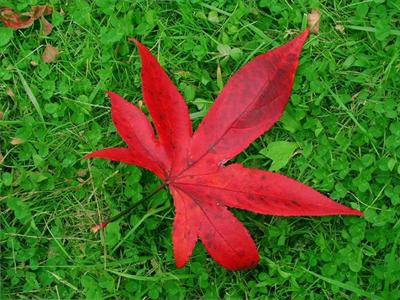
#> input picture leaf.jpg, 400 x 300 px
$ jupyter execute DIP_Abstraction_and_distribution.ipynb
#> lines starting #> are read from the running program, lines starting #| are printed output that depends on the picture; after the words box and inside, x2 and y2 are one past the last pixel; in counts of white or black regions, pixels touching at a corner belong together
[cell 1]
# -*- coding: utf-8 -*-

import numpy as np
from skimage import img_as_float
from skimage.color import rgb2lab
from skimage.segmentation import slic
from scipy.spatial.distance import cdist
import matplotlib.pyplot as plt
import cv2
from skimage.segmentation import mark_boundaries
import os
#-----------------------------------------------------------------------
uniq_sigma = uniqueness_sigma=0.25
dist_sigma = distribution_sigma=20.0
k=6.0
alpha=0.033
beta=0.033
nsegments=300
#-----------------------------custom functions--------------------------
def __gaussian_weight(array, sigma):
        weight = np.exp(-cdist(array, array) ** 2 / (2 * sigma ** 2))
        weight /= weight.sum(axis=1)[:, None]
        return weight

def __gaussian_weight2(array1, array2, alpha, beta):
        weight = np.exp(-0.5*(alpha*cdist(array1, array1)**2 +beta*cdist(array2,array2)**2))
        weight /= weight.sum(axis=1)[:, None]
        return weight
#-------------------------------input image----------------------------------------
"""input:- image in RGB uint8
output:- saliency map in uint8"""
cwd = os.getcwd()
imagepath=os.path.join(cwd,'leaf.jpg')
image=cv2.imread(imagepath)
#> image is the input picture: shape (300, 400, 3); mean B, G, R 35.9, 102.2, 81.7
plt.subplot(121),plt.imshow(image)
plt.show()
#-------------------------------abstraction--------------------------
nrgb = img_as_float(image)
lab = rgb2lab(nrgb)
#> lab: shape (300, 400, 3) float64; mean of channels 0, 1, 2 40.7, -20.3, 6.7
nlab = (lab + np.array([0, 128, 128])) / np.array([100, 255, 255])
#> nlab: shape (300, 400, 3) float64; mean of channels 0, 1, 2 0.407, 0.422, 0.528
# generate superpixels
superpixels = slic(lab, nsegments,enforce_connectivity=True, compactness=30.0,convert2lab=False)
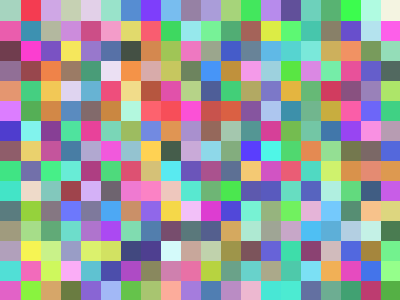
#> superpixels: shape (300, 400) int64; 300 distinct labels, from 1 to 300; one colour per label, 0 black
# --- Code fro plotting super pixels ---
#fig = plt.figure("Superpixels -- %d segments" % (nsegments))
#ax = fig.add_subplot(1, 1, 1)
#ax.imshow(mark_boundaries(image, superpixels))


n_segments = superpixels.max() + 1
#> n_segments = 301

# construct position matrix
max_y, max_x = np.array(superpixels.shape) - 1
#> max_y = 299; max_x = 399
x = np.linspace(0, max_x, image.shape[1]) / max_x
#> x = 400 values from 0 to 1
y = np.linspace(0, max_y, image.shape[0]) / max_y
#> y = 300 values from 0 to 1
position = np.dstack((np.meshgrid(x, y)))
# compute mean color and position
mean_lab = np.zeros((n_segments, 3))
mean_rgb = np.zeros((n_segments, 3))
mean_position = np.zeros((n_segments, 2))
for superpixel in np.unique(superpixels):
            mask = superpixels == superpixel
            mean_lab[superpixel, :] = nlab[mask, :].mean(axis=0)
            mean_rgb[superpixel, :] = nrgb[mask, :].mean(axis=0)
            mean_position[superpixel, :] = position[mask, :].mean(axis=0)
#> this loop made 300 passes
#> pass 1, `mask = superpixels == superpixel`:
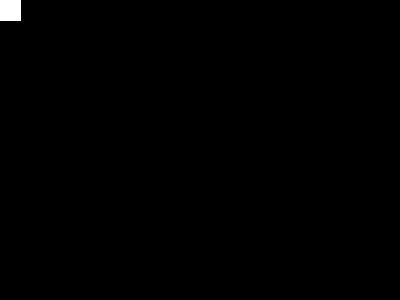
#> mask: shape (300, 400) bool; 0.37% white; 1 white region, box (x1, y1, x2, y2) and area: (0, 0, 21, 21) 441
#> pass 2, `mask = superpixels == superpixel`:
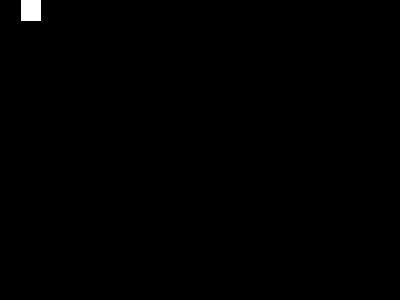
#> mask: shape (300, 400) bool; 0.35% white; 1 white region, box (x1, y1, x2, y2) and area: (21, 0, 41, 21) 420
#> pass 3, `mask = superpixels == superpixel`:
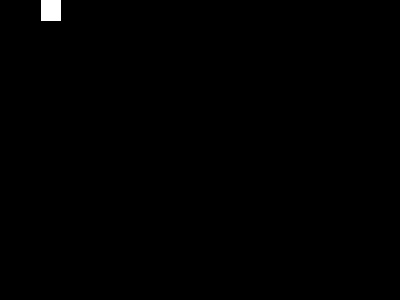
#> mask: shape (300, 400) bool; 0.35% white; 1 white region, box (x1, y1, x2, y2) and area: (41, 0, 61, 21) 420
#> after the loop, mean_lab = 301 rows, first 8: [0, 0, 0], [0.412, 0.41, 0.513], [0.426, 0.4, 0.529], [0.433, 0.378, 0.558], [0.495, 0.327, 0.628], [0.502, 0.322, 0.638], [0.498, 0.316, 0.649], [0.478, 0.321, 0.645]; mean_position = 301 pairs, first value 0 to 0.977, second value 0 to 0.97; mean_rgb = 301 rows, first 8: [0, 0, 0], [0.139, 0.422, 0.352], [0.153, 0.442, 0.342], [0.139, 0.455, 0.3], [0.127, 0.531, 0.233], [0.136, 0.541, 0.222], [0.119, 0.538, 0.195], [0.101, 0.514, 0.182]

[cell 2]
def gaussian_weight(array, sigma):
#> called with array = array of shape (301, 3), sigma = 20
        weight = np.exp(-cdist(array, array) ** 2 / (2 * sigma ** 2))
        weight /= weight.sum(axis=1)[:, None]
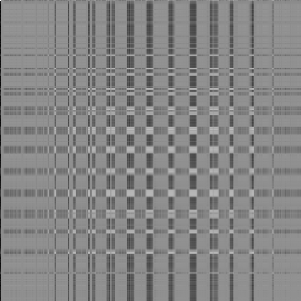
#> weight: shape (301, 301) float64; min 0.00332, max 0.00333, mean 0.00332; drawn with min black and max white
        return weight
def gaussian_weight2(array1, array2, alpha, beta):
        weight = np.exp((-0.5*(alpha*cdist(array1, array1)**2 +beta*cdist(array2,array2)**2))/(2 * 20.0 ** 2))
        weight /= weight.sum(axis=1)[:, None]
        return weight

[cell 3]
weight1= gaussian_weight(mean_lab,dist_sigma)
mu = np.dot(weight1, mean_position)
#> mu = 301 pairs, first value 0.501 to 0.501, second value 0.501 to 0.501
distribution = np.einsum('ij,ji->i', weight1, cdist(mean_position, mu) ** 2)
#> distribution = 301 values, max 0.168 at index 26, min 0.168 at index 129, mean 0.168
#normalise
distribution=(distribution-distribution.min()) / (distribution.max() -distribution.min() + 1e-13)
#> distribution = 301 values, max 1 at index 26, min 0 at index 129, mean 0.717
result = np.zeros(image.shape[:2])
for superpixel in np.unique(superpixels):
    mask = superpixels == superpixel
    result[mask] =distribution[superpixel]
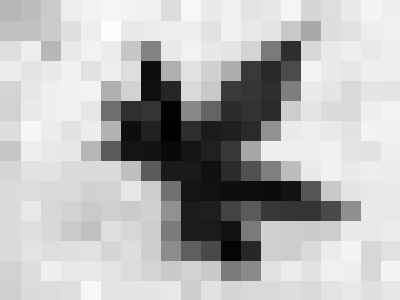
#> result: shape (300, 400) float64; min 0, max 1, mean 0.718
plt.imshow(result)
plt.show()
